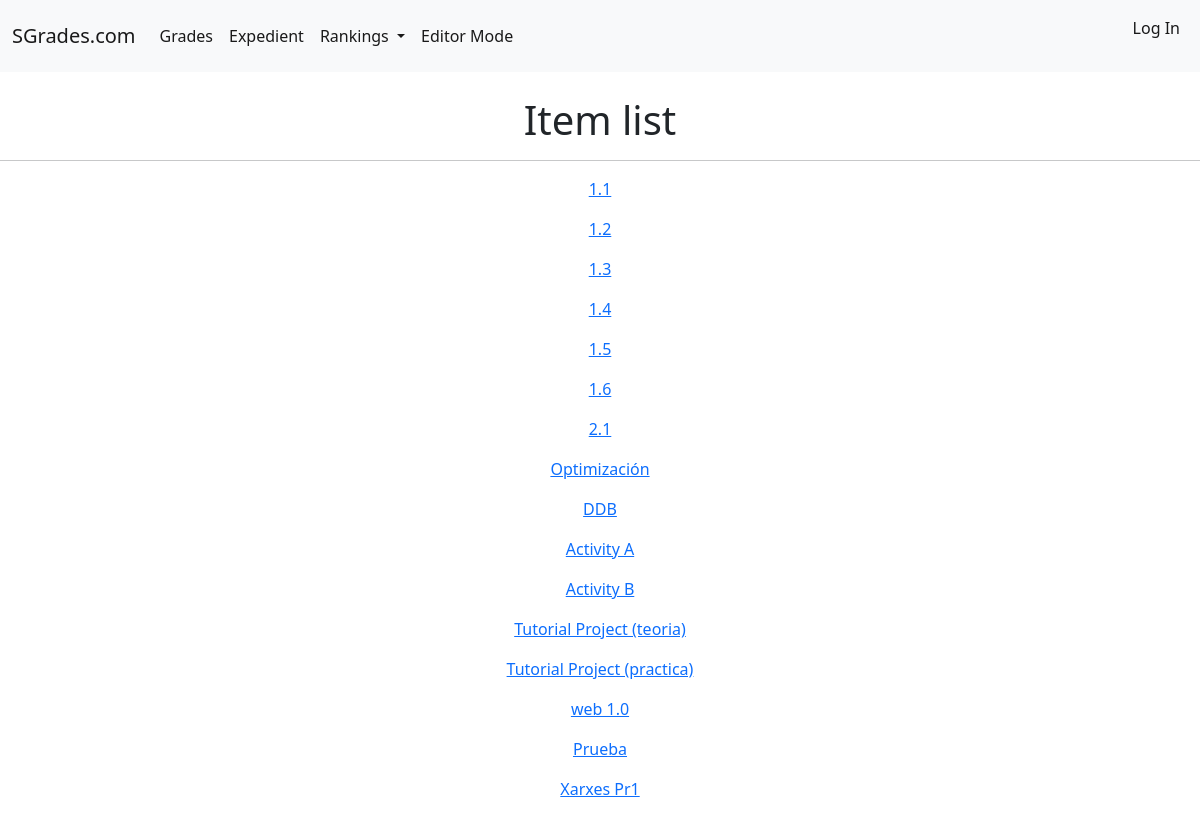
Screenshot of /editormode/item_list/ with the database file from the repository.
### SGrades/models.py (models this page shows, shortened)
class Item(models.Model):
    Item_Name = models.CharField(primary_key=True, max_length=100)
    Item_From_Subject = models.ForeignKey(Subject, on_delete=models.CASCADE)
    Ponderation = models.FloatField('Grades percentage, from 0 to 100%')
    Date = models.DateField()
    def __str__(self):
        return f'{self.Item_Name}'

### SGrades/views.py (the view)
# urls.py: path('editormode/item_list/', ItemListView, name='item_list'),
def ItemListView(request):
    return render(request, 'item_list.html', {'Item_list': Item.objects.all()})

### templates/item_list.html (shortened to what this page needs)
{% extends 'base.html' %}
{% block content %}
        <h1 style="text-align:center">
            Item list
        </h1>
    <hr>
    {% for item in Item_list %}
        <p style="text-align:center">
            <a href="{% url 'item_detail' item.pk %}">
                {{item}}
            </a>
        </p>
    {% endfor %}
{% endblock %}

### rows the page displays
Item: Item_Name "1.1"
Item: Item_Name "1.2"
Item: Item_Name "1.3"
Item: Item_Name "1.4"
Item: Item_Name "1.5"
Item: Item_Name "1.6"
Item: Item_Name "2.1"
Item: Item_Name "Optimización"
Item: Item_Name "DDB"
Item: Item_Name "Activity A"
Item: Item_Name "Activity B"
Item: Item_Name "Tutorial Project (teoria)"
Item: Item_Name "Tutorial Project (practica)"
Item: Item_Name "web 1.0"
Item: Item_Name "Prueba"
Item: Item_Name "Xarxes Pr1"
